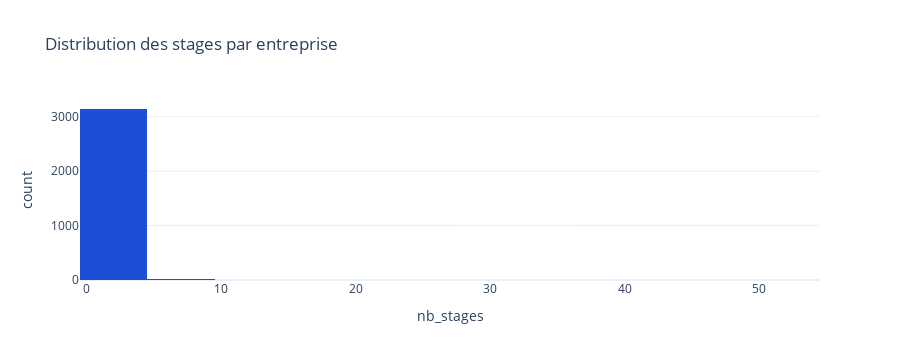

The cell this chart's notebook holds for it:
### Code cell
# Histogramme: distribution des stages par entreprise
if "Société" in cols or "Societe" in cols:
    ent_col = "\"Société\"" if "Société" in cols else "Societe"
    df_comp_hist = show_df(
        f"SELECT COUNT(*) AS nb_stages FROM stages_clean GROUP BY {ent_col}"
    )
else:
    df_comp_hist = None

if df_comp_hist is None or df_comp_hist.empty:
    fig = empty_fig("Distribution des stages par entreprise", "Aucune donnee entreprise.")
else:
    fig = px.histogram(df_comp_hist, x="nb_stages", nbins=20,
                       title="Distribution des stages par entreprise")
    fig.update_layout(height=360)
fig

### Figure 1 — Plotly figure (JSON) as saved in the notebook; plotly's stock layout.template omitted (floating-point values rounded to 4 significant figures; data arrays with more than 128 entries replaced by an {"elided": "..."} marker saying what was removed)
{"data": [{"bingroup": "x", "hovertemplate": "nb_stages=%{x}<br>count=%{y}<extra></extra>", "legendgroup": "", "marker": {"color": "#1D4ED8", "pattern": {"shape": ""}}, "name": "", "nbinsx": 20, "orientation": "v", "showlegend": false, "type": "histogram", "x": {"elided": "3169 int values"}, "xaxis": "x", "yaxis": "y"}], "layout": {"barmode": "relative", "height": 360, "legend": {"tracegroupgap": 0}, "title": {"text": "Distribution des stages par entreprise"}, "xaxis": {"anchor": "y", "domain": [0, 1], "title": {"text": "nb_stages"}}, "yaxis": {"anchor": "x", "domain": [0, 1], "title": {"text": "count"}}}}
